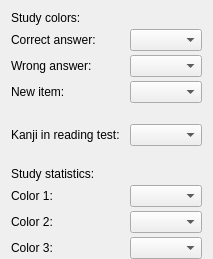
            <widget class="QWidget" name="studyColorsPage">
             <layout class="QFormLayout" name="formLayout_16">
              <property name="horizontalSpacing">
               <number>10</number>
              </property>
              <property name="verticalSpacing">
               <number>4</number>
              </property>
              <property name="bottomMargin">
               <number>0</number>
              </property>
              <item row="0" column="0">
               <widget class="QLabel" name="label_133">
                <property name="text">
                 <string>Study colors:</string>
                </property>
               </widget>
              </item>
              <item row="1" column="0">
               <widget class="QLabel" name="label_134">
                <property name="text">
                 <string>Correct answer:</string>
                </property>
               </widget>
              </item>
              <item row="1" column="1">
               <widget class="ZColorComboBox" name="colStudyCorrectCBox">
                <property name="sizePolicy">
                 <sizepolicy hsizetype="Fixed" vsizetype="Fixed">
                  <horstretch>0</horstretch>
                  <verstretch>0</verstretch>
                 </sizepolicy>
                </property>
               </widget>
              </item>
              <item row="2" column="0">
               <widget class="QLabel" name="label_135">
                <property name="text">
                 <string>Wrong answer:</string>
                </property>
               </widget>
              </item>
              <item row="2" column="1">
               <widget class="ZColorComboBox" name="colStudyWrongCBox">
                <property name="sizePolicy">
                 <sizepolicy hsizetype="Fixed" vsizetype="Fixed">
                  <horstretch>0</horstretch>
                  <verstretch>0</verstretch>
                 </sizepolicy>
                </property>
               </widget>
              </item>
              <item row="3" column="0">
               <widget class="QLabel" name="label_136">
                <property name="text">
                 <string>New item:</string>
                </property>
               </widget>
              </item>
              <item row="3" column="1">
               <widget class="ZColorComboBox" name="colStudyNewCBox">
                <property name="sizePolicy">
                 <sizepolicy hsizetype="Fixed" vsizetype="Fixed">
                  <horstretch>0</horstretch>
                  <verstretch>0</verstretch>
                 </sizepolicy>
                </property>
               </widget>
              </item>
              <item row="5" column="0">
               <widget class="QLabel" name="label_129">
                <property name="text">
                 <string>Kanji in reading test:</string>
                </property>
               </widget>
              </item>
              <item row="5" column="1">
               <widget class="ZColorComboBox" name="colKanjiTestPosCBox">
                <property name="sizePolicy">
                 <sizepolicy hsizetype="Fixed" vsizetype="Fixed">
                  <horstretch>0</horstretch>
                  <verstretch>0</verstretch>
                 </sizepolicy>
                </property>
               </widget>
              </item>
              <item row="4" column="1">
               <spacer name="verticalSpacer_30">
                <property name="orientation">
                 <enum>Qt::Vertical</enum>
                </property>
                <property name="sizeType">
                 <enum>QSizePolicy::Fixed</enum>
                </property>
                <property name="sizeHint" stdset="0">
                 <size>
                  <width>20</width>
                  <height>13</height>
                 </size>
                </property>
               </spacer>
              </item>
              <item row="6" column="1">
               <spacer name="verticalSpacer_32">
                <property name="orientation">
                 <enum>Qt::Vertical</enum>
                </property>
                <property name="sizeType">
                 <enum>QSizePolicy::Fixed</enum>
                </property>
                <property name="sizeHint" stdset="0">
                 <size>
                  <width>20</width>
                  <height>13</height>
                 </size>
                </property>
               </spacer>
              </item>
              <item row="7" column="0" colspan="2">
               <widget class="QLabel" name="label_66">
                <property name="text">
                 <string>Study statistics:</string>
                </property>
               </widget>
              </item>
              <item row="9" column="0">
               <widget class="QLabel" name="label_138">
                <property name="sizePolicy">
                 <sizepolicy hsizetype="Fixed" vsizetype="Preferred">
                  <horstretch>0</horstretch>
                  <verstretch>0</verstretch>
                 </sizepolicy>
                </property>
                <property name="text">
                 <string>Color 2:</string>
                </property>
               </widget>
              </item>
              <item row="10" column="0">
               <widget class="QLabel" name="label_139">
                <property name="text">
                 <string>Color 3:</string>
                </property>
               </widget>
              </item>
              <item row="8" column="0">
               <widget class="QLabel" name="label_137">
                <property name="sizePolicy">
                 <sizepolicy hsizetype="Fixed" vsizetype="Preferred">
                  <horstretch>0</horstretch>
                  <verstretch>0</verstretch>
                 </sizepolicy>
                </property>
                <property name="text">
                 <string>Color 1:</string>
                </property>
               </widget>
              </item>
              <item row="8" column="1">
               <widget class="ZColorComboBox" name="colStat1CBox">
                <property name="sizePolicy">
                 <sizepolicy hsizetype="Fixed" vsizetype="Fixed">
                  <horstretch>0</horstretch>
                  <verstretch>0</verstretch>
                 </sizepolicy>
                </property>
               </widget>
              </item>
              <item row="9" column="1">
               <widget class="ZColorComboBox" name="colStat2CBox">
                <property name="sizePolicy">
                 <sizepolicy hsizetype="Fixed" vsizetype="Fixed">
                  <horstretch>0</horstretch>
                  <verstretch>0</verstretch>
                 </sizepolicy>
                </property>
               </widget>
              </item>
              <item row="10" column="1">
               <widget class="ZColorComboBox" name="colStat3CBox">
                <property name="sizePolicy">
                 <sizepolicy hsizetype="Fixed" vsizetype="Fixed">
                  <horstretch>0</horstretch>
                  <verstretch>0</verstretch>
                 </sizepolicy>
                </property>
               </widget>
              </item>
             </layout>
            </widget>
